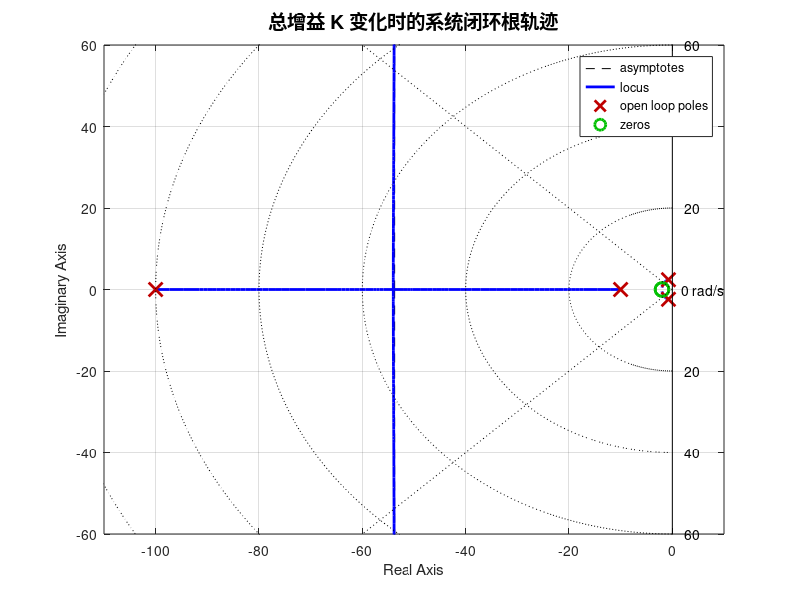

This figure's MATLAB source: (Note: this script raises an error after producing the figure.)
% ==========================================
% 未来超音速客机自动飞行控制系统综合解析 (已修正)
% ==========================================
clear; clc; close all;

%% 1. 模型建立与第一问：绘制根轨迹
disp('【第一问：开环系统分析与根轨迹】');
% 分子多项式: (s+2)^2 = s^2 + 4s + 4
num_G = [1, 4, 4]; 

% 分母多项式展开: 
% D1 = (s+10)(s+100) = s^2 + 110s + 1000
% D2 = s^2 + 1.5s + 6.25 (这里已修正为 +6.25)
den_D1 = [1, 110, 1000];
den_D2 = [1, 1.5, 6.25];
den_G = conv(den_D1, den_D2); 

% 创建系统
sys = tf(num_G, den_G);

% 绘制根轨迹
figure('Name', '超音速客机飞行控制系统根轨迹', 'Color', 'w', 'Position', [100, 100, 800, 600]);
rlocus(sys);
title('总增益 K 变化时的系统闭环根轨迹', 'FontSize', 14);
% 绘制 0.707 的等阻尼线方便直观观察
sgrid(0.707, []); 
axis([-110 10 -60 60]);
grid on;
hold on;

%% 2. 第二问：求解中等重量巡航时的 K2
disp('------------------------------------------');
disp('【第二问：求解巡航状态的 K2 (\zeta = 0.707)】');

% 利用符号计算求解特征方程
syms a K real
% 阻尼比 0.707 对应极点 s = -a + j*a
s_sub = -a + 1i*a; 

% 特征方程 D(s) + K*N(s) = 0
char_eq = poly2sym(den_G, s_sub) + K * poly2sym(num_G, s_sub);

% 令实部和虚部均等于 0
eq_real = real(char_eq) == 0;
eq_imag = imag(char_eq) == 0;

% 联立求解 a 和 K
sols = solve([eq_real, eq_imag], [a, K]);
a_vals = double(sols.a);
K_vals = double(sols.K);

% 筛选出位于左半平面(a>0)且具有物理意义(K>0)的主导极点解
valid_idx = find(a_vals > 0 & K_vals > 0);

% 取出第一个有效解，确保提取出来的是标量
a_target = a_vals(valid_idx(1));
K_target = K_vals(valid_idx(1));

fprintf('解得满足 ζ=0.707 的主导极点位置为: s = %.4f ± j%.4f\n', -a_target, a_target);
fprintf('此时所需的系统总增益为: K = %.2f\n', K_target);

% 已知中等重量巡航时 K1 = 0.02
K1_mid = 0.02;
K2_ans = K_target / K1_mid;
fprintf('因此，控制器的增益 K2 = %.2f\n', K2_ans);

% 在根轨迹图上标出该主导极点
plot(-a_target, a_target, 'rp', 'MarkerSize', 12, 'MarkerFaceColor', 'y', 'DisplayName', '\zeta=0.707 主导极点');
plot(-a_target, -a_target, 'rp', 'MarkerSize', 12, 'MarkerFaceColor', 'y');
legend('Location', 'best');

%% 3. 第三问：求解轻重量降落时的阻尼比
disp('------------------------------------------');
disp('【第三问：轻重量降落状态下的阻尼比】');

% 保持 K2 不变，K1 变为 0.2
K1_light = 0.2;
K_new = K1_light * K2_ans;
fprintf('降落时 K1=0.2，新的总增益变为: K_new = %.2f\n', K_new);

% 构建新的闭环特征方程多项式
pad_num_G = [0, 0, num_G]; % 补齐前导0
cl_den = den_G + K_new * pad_num_G; 

% 求新的闭环极点
new_poles = roots(cl_den);
disp('新的闭环极点分布为:');
disp(new_poles);

% 提取实部为负且有虚部的共轭极点
complex_poles = new_poles(abs(imag(new_poles)) > 1e-3 & real(new_poles) < 0);

% 智能筛选主导极点（实部最大的那一个，也就是最靠近虚轴的）
[~, max_idx] = max(real(complex_poles));
dom_pole = complex_poles(max_idx);

% 计算新的阻尼比
new_zeta = cos(atan(abs(imag(dom_pole)) / abs(real(dom_pole))));
fprintf('降落状态下的新主导极点为: s = %.4f ± j%.4f\n', real(dom_pole), abs(imag(dom_pole)));
fprintf('>>> 此时系统的主导阻尼比变为: \zeta = %.4f <<<\n', new_zeta);

disp('==========================================');
